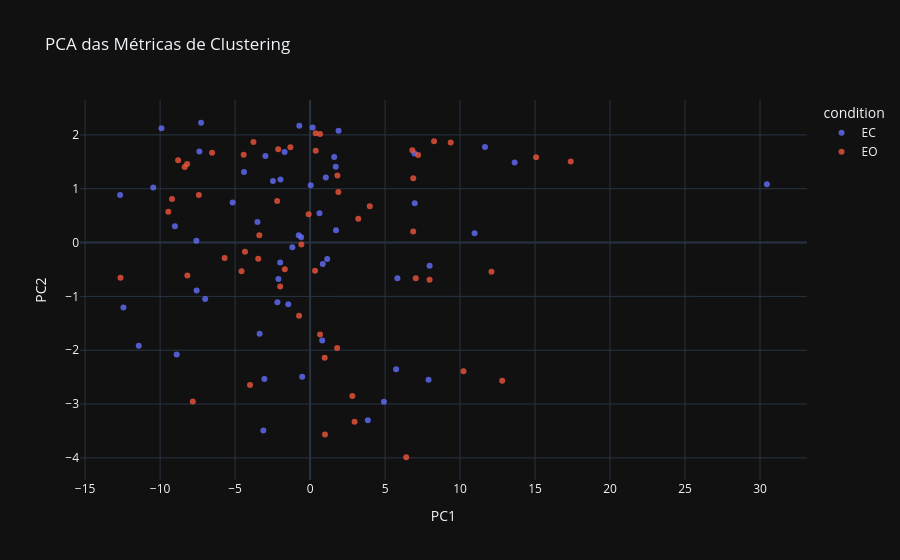

Notebook cell for this chart:
### Markdown cell above
Clustering

### Code cell
pca_clustering = plot_pca_features(
    df_dataset, 
    NODE_FEATURES_BY_TYPE["clustering"],
    title="PCA das Métricas de Clustering"
)
